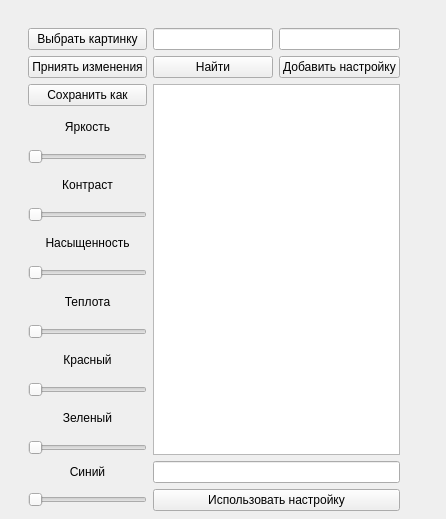
<?xml version="1.0" encoding="UTF-8"?>
<ui version="4.0">
 <class>Final_interface</class>
 <widget class="QWidget" name="Final_interface">
  <property name="geometry">
   <rect>
    <x>0</x>
    <y>0</y>
    <width>446</width>
    <height>519</height>
   </rect>
  </property>
  <property name="maximumSize">
   <size>
    <width>684</width>
    <height>519</height>
   </size>
  </property>
  <property name="windowTitle">
   <string>Обработка цвета</string>
  </property>
  <widget class="QWidget" name="">
   <property name="geometry">
    <rect>
     <x>16</x>
     <y>16</y>
     <width>396</width>
     <height>507</height>
    </rect>
   </property>
   <layout class="QGridLayout" name="gridLayout">
    <property name="leftMargin">
     <number>12</number>
    </property>
    <property name="topMargin">
     <number>12</number>
    </property>
    <property name="rightMargin">
     <number>12</number>
    </property>
    <property name="bottomMargin">
     <number>12</number>
    </property>
    <item row="8" column="0">
     <widget class="QSlider" name="Saturation">
      <property name="orientation">
       <enum>Qt::Horizontal</enum>
      </property>
     </widget>
    </item>
    <item row="1" column="2">
     <widget class="QPushButton" name="create_setup">
      <property name="text">
       <string>Добавить настройку</string>
      </property>
     </widget>
    </item>
    <item row="1" column="1">
     <widget class="QPushButton" name="find">
      <property name="text">
       <string>Найти</string>
      </property>
     </widget>
    </item>
    <item row="3" column="0">
     <widget class="QLabel" name="label">
      <property name="text">
       <string>&lt;html&gt;&lt;head/&gt;&lt;body&gt;&lt;p align=&quot;center&quot;&gt;Яркость&lt;/p&gt;&lt;/body&gt;&lt;/html&gt;</string>
      </property>
     </widget>
    </item>
    <item row="0" column="2">
     <widget class="QLineEdit" name="new_name"/>
    </item>
    <item row="4" column="0">
     <widget class="QSlider" name="Brightness">
      <property name="orientation">
       <enum>Qt::Horizontal</enum>
      </property>
     </widget>
    </item>
    <item row="7" column="0">
     <widget class="QLabel" name="label_3">
      <property name="text">
       <string>&lt;html&gt;&lt;head/&gt;&lt;body&gt;&lt;p align=&quot;center&quot;&gt;Насыщенность&lt;/p&gt;&lt;/body&gt;&lt;/html&gt;</string>
      </property>
     </widget>
    </item>
    <item row="2" column="0">
     <widget class="QPushButton" name="save">
      <property name="text">
       <string>Сохранить как</string>
      </property>
     </widget>
    </item>
    <item row="2" column="1" rowspan="13" colspan="2">
     <widget class="QTableWidget" name="table"/>
    </item>
    <item row="11" column="0">
     <widget class="QLabel" name="label_5">
      <property name="text">
       <string>&lt;html&gt;&lt;head/&gt;&lt;body&gt;&lt;p align=&quot;center&quot;&gt;Красный&lt;/p&gt;&lt;/body&gt;&lt;/html&gt;</string>
      </property>
     </widget>
    </item>
    <item row="5" column="0">
     <widget class="QLabel" name="label_2">
      <property name="text">
       <string>&lt;html&gt;&lt;head/&gt;&lt;body&gt;&lt;p align=&quot;center&quot;&gt;Контраст&lt;/p&gt;&lt;/body&gt;&lt;/html&gt;</string>
      </property>
     </widget>
    </item>
    <item row="0" column="1">
     <widget class="QLineEdit" name="find_name"/>
    </item>
    <item row="16" column="0">
     <widget class="QSlider" name="Blue">
      <property name="orientation">
       <enum>Qt::Horizontal</enum>
      </property>
     </widget>
    </item>
    <item row="6" column="0">
     <widget class="QSlider" name="Contrast">
      <property name="orientation">
       <enum>Qt::Horizontal</enum>
      </property>
     </widget>
    </item>
    <item row="13" column="0">
     <widget class="QLabel" name="label_6">
      <property name="text">
       <string>&lt;html&gt;&lt;head/&gt;&lt;body&gt;&lt;p align=&quot;center&quot;&gt;Зеленый&lt;/p&gt;&lt;/body&gt;&lt;/html&gt;</string>
      </property>
     </widget>
    </item>
    <item row="15" column="0">
     <widget class="QLabel" name="label_7">
      <property name="text">
       <string>&lt;html&gt;&lt;head/&gt;&lt;body&gt;&lt;p align=&quot;center&quot;&gt;Синий&lt;/p&gt;&lt;/body&gt;&lt;/html&gt;</string>
      </property>
     </widget>
    </item>
    <item row="0" column="0">
     <widget class="QPushButton" name="choose_pic_button">
      <property name="text">
       <string>Выбрать картинку</string>
      </property>
     </widget>
    </item>
    <item row="9" column="0">
     <widget class="QLabel" name="label_4">
      <property name="text">
       <string>&lt;html&gt;&lt;head/&gt;&lt;body&gt;&lt;p align=&quot;center&quot;&gt;Теплота&lt;/p&gt;&lt;/body&gt;&lt;/html&gt;</string>
      </property>
     </widget>
    </item>
    <item row="12" column="0">
     <widget class="QSlider" name="Red">
      <property name="orientation">
       <enum>Qt::Horizontal</enum>
      </property>
     </widget>
    </item>
    <item row="10" column="0">
     <widget class="QSlider" name="Warmth">
      <property name="orientation">
       <enum>Qt::Horizontal</enum>
      </property>
     </widget>
    </item>
    <item row="14" column="0">
     <widget class="QSlider" name="Green">
      <property name="orientation">
       <enum>Qt::Horizontal</enum>
      </property>
     </widget>
    </item>
    <item row="15" column="1" colspan="2">
     <widget class="QLineEdit" name="name_use"/>
    </item>
    <item row="1" column="0">
     <widget class="QPushButton" name="accept">
      <property name="text">
       <string>Прниять изменения</string>
      </property>
     </widget>
    </item>
    <item row="16" column="1" colspan="2">
     <widget class="QPushButton" name="use">
      <property name="text">
       <string>Использовать настройку</string>
      </property>
     </widget>
    </item>
   </layout>
  </widget>
 </widget>
 <resources/>
 <connections/>
</ui>
